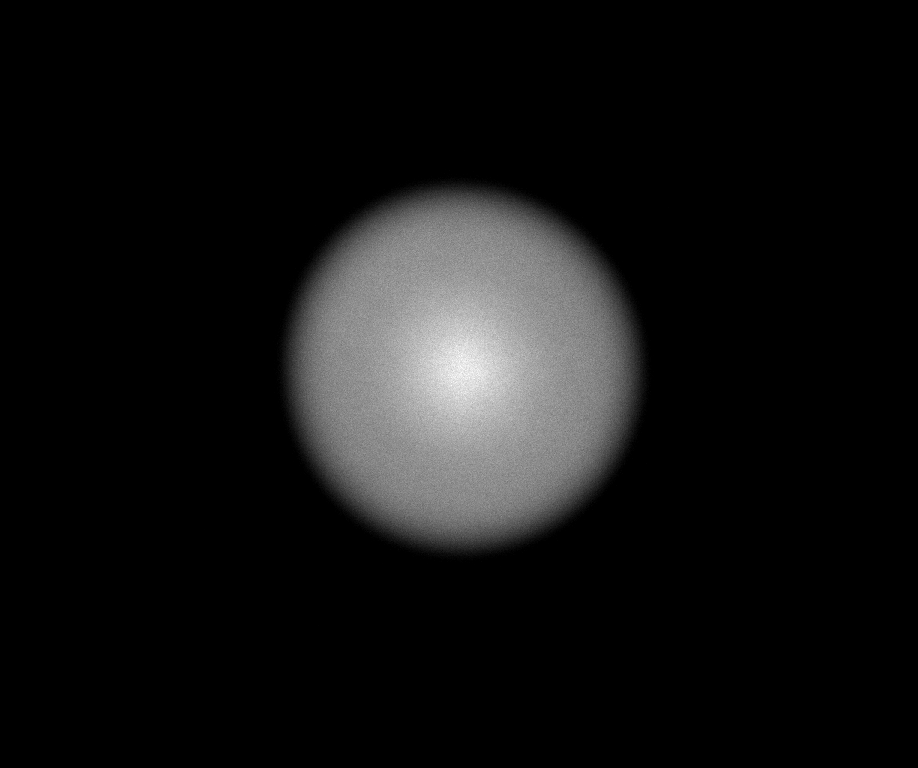
%> input picture Esperienze/Esperienza 1/Dati/CAMimages/series6_125ms/plasma003.tif, 918 x 768 px, shrunk from 1224 x 1024 before the run
$ octave fitGauss.m   (GNU Octave 9; MATLAB toolbox functions it lacks are replaced by stand-ins)
%> lines starting %> are read from the running program, lines starting %| are printed output that depends on the picture
%-------------------------------------------------------------------------%
%        FIT GAUSSIANO per la determinazione del raggio di plasma         %
%-------------------------------------------------------------------------%

close all
clear all
clc

% FIGURA UNO --> FIT GAUSSIANO CON EVOLUZIONE LIBERA 300ms
path = '/home/filippo/Desktop/CODICINI/LABO_PLASMI/Esperienze/Esperienza 1/Dati/CAMimages/series2_300ms/plasma003.tif';
M = imread(path); M = double(M); [rowm, colm] = size(M);
%> further down, M is the input picture: size 768x918 uint16; min 0, max 321, mean 23.7
%> after `[rowm, colm] = size(M)`: rowm = 768; colm = 918

[X, Y] = meshgrid(linspace(-colm/2, colm/2, colm), linspace(-rowm/2 + 10, rowm/2 + 10, rowm));
xm = X.*M; ym = Y.*M; col = sum(sum(xm))/sum(sum(M)); row = sum(sum(ym))/sum(sum(M));
%> after `xm = X.*M`:
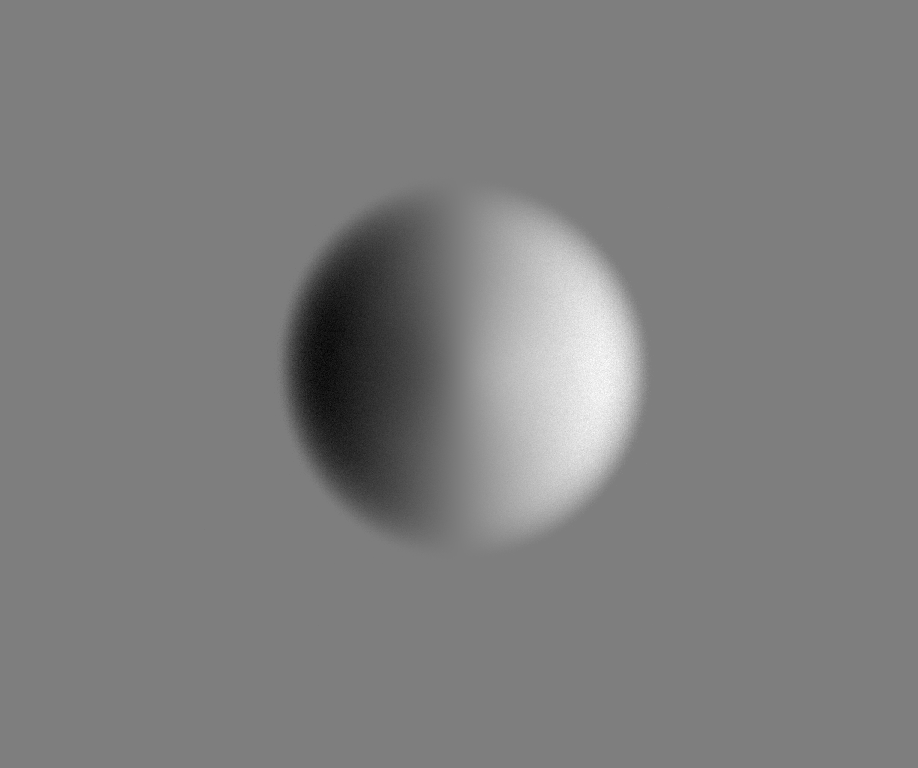
%> xm: size 768x918 double; min -25637.4, max 26161.5, mean 72.1; drawn with min black and max white
%> after `ym = Y.*M`:
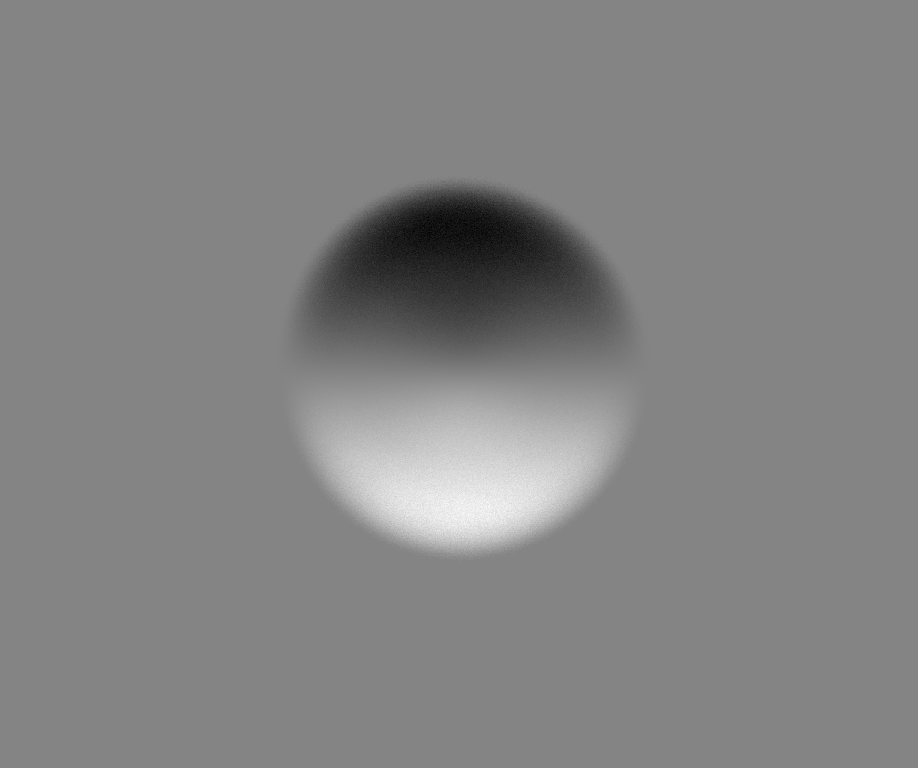
%> ym: size 768x918 double; min -27914.7, max 25966.4, mean -141.6; drawn with min black and max white
%> after `col = sum(sum(xm))/sum(sum(M))`: col = 3.04
%> after `row = sum(sum(ym))/sum(sum(M))`: row = -5.96

xFit = [linspace(-colm/2 - col, colm/2 - col, colm) linspace(-rowm/2 - row + 10, rowm/2 + 10 - row, rowm)];
%> xFit = 1686 values, max 456 at index 918, min -462 at index 1, mean 5.62
yFit = [M(int32(row + rowm/2 - 10), :) M(:, int32(col + colm/2))'];
%> yFit = 1686 values, max 321 at index 1274, min 0 at index 1, mean 84.28
%> (the run ends here)

$ run again, with Esperienze/Esperienza 1/Dati/CAMimages/series6_125ms/plasma002.tif copied over Esperienze/Esperienza 1/Dati/CAMimages/series6_125ms/plasma003.tif
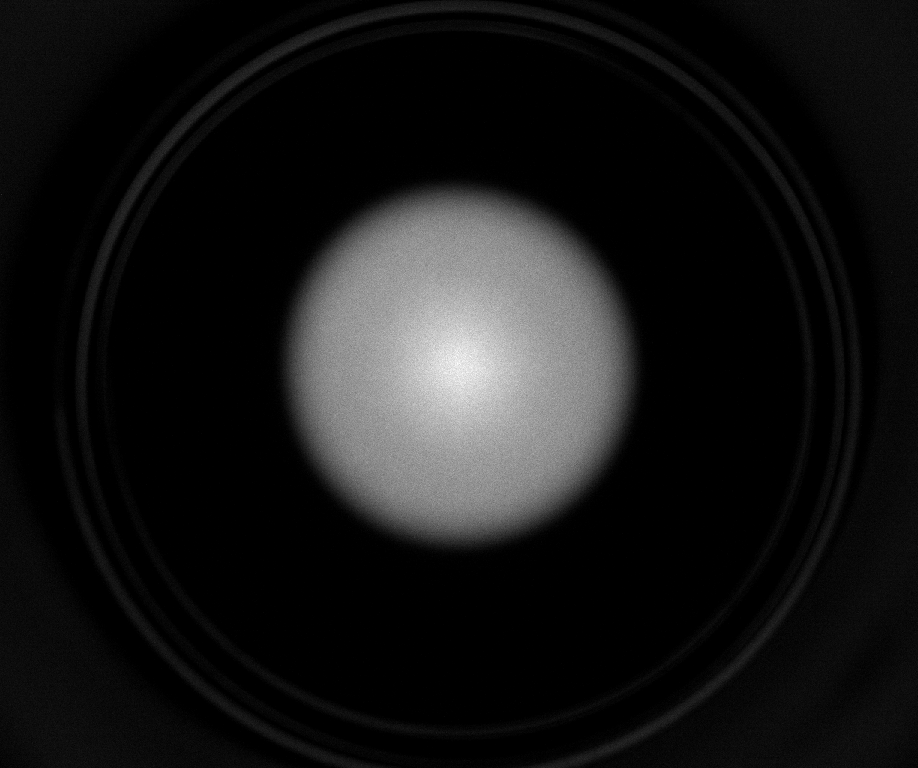
%> input picture Esperienze/Esperienza 1/Dati/CAMimages/series6_125ms/plasma002.tif, 918 x 768 px, shrunk from 1224 x 1024 before the run
%> M is the input picture: size 768x918 uint16; min 4, max 326, mean 32.5
%> M: size 768x918 double
%> `xm = X.*M`:
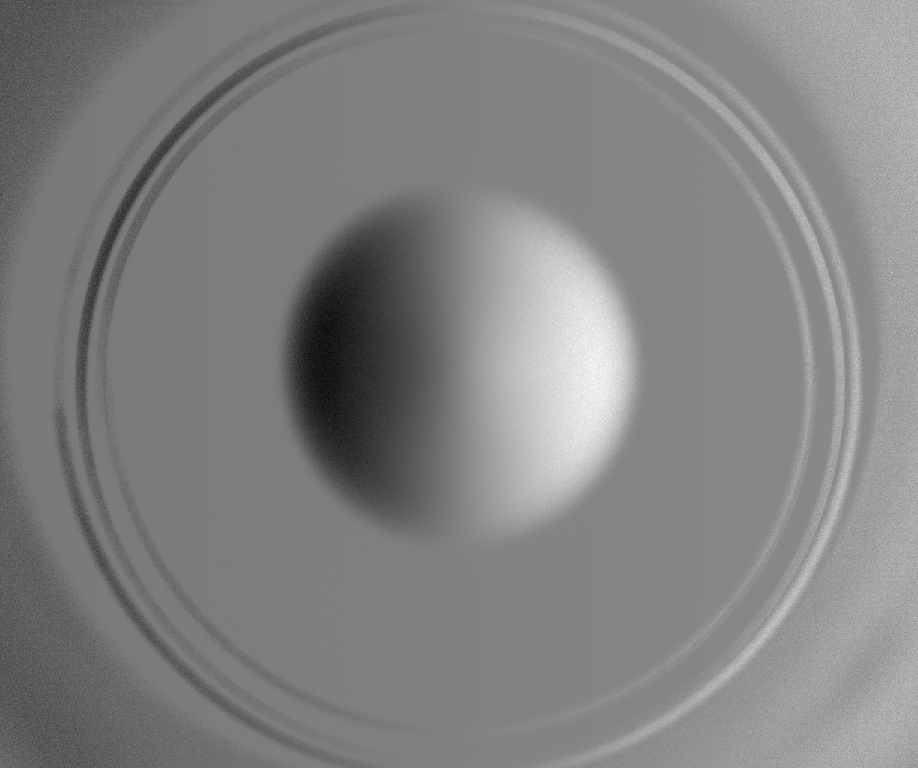
%> xm: size 768x918 double; min -28395.9, max 27480.9, mean 192.4; drawn with min black and max white
%> `ym = Y.*M`:
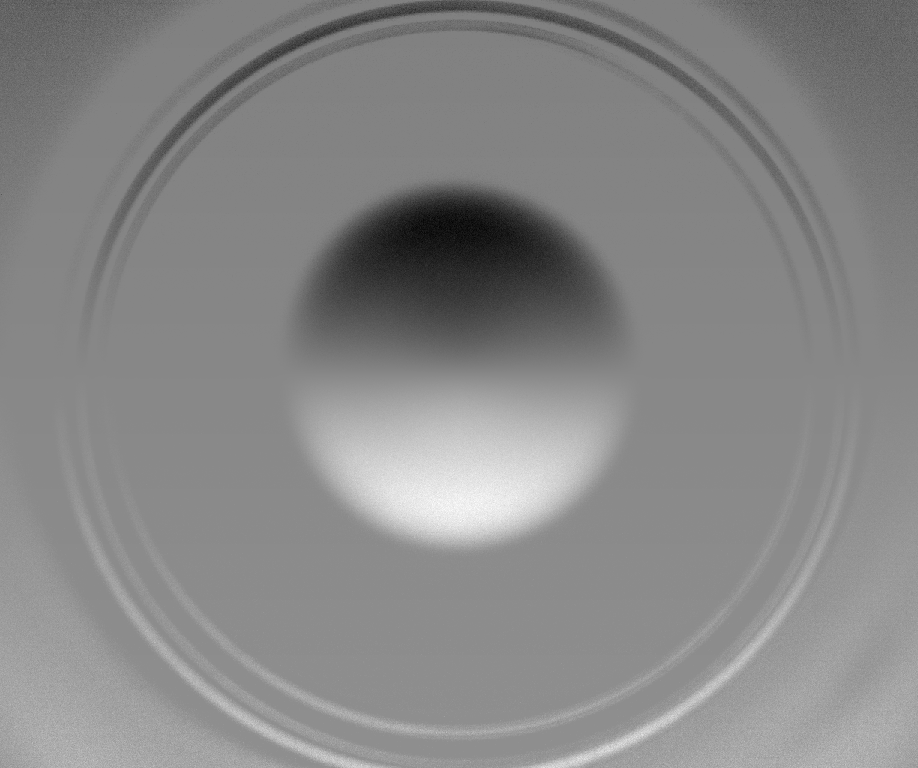
%> ym: size 768x918 double; min -30038.7, max 26320.1, mean -48.8; drawn with min black and max white
%> col = 5.92
%> row = -1.5
%> xFit = 1686 values, max 453.1 at index 918, min -464.9 at index 1, mean 2.02
%> yFit = 1686 values, max 309 at index 472, min 4 at index 11, mean 90.7
